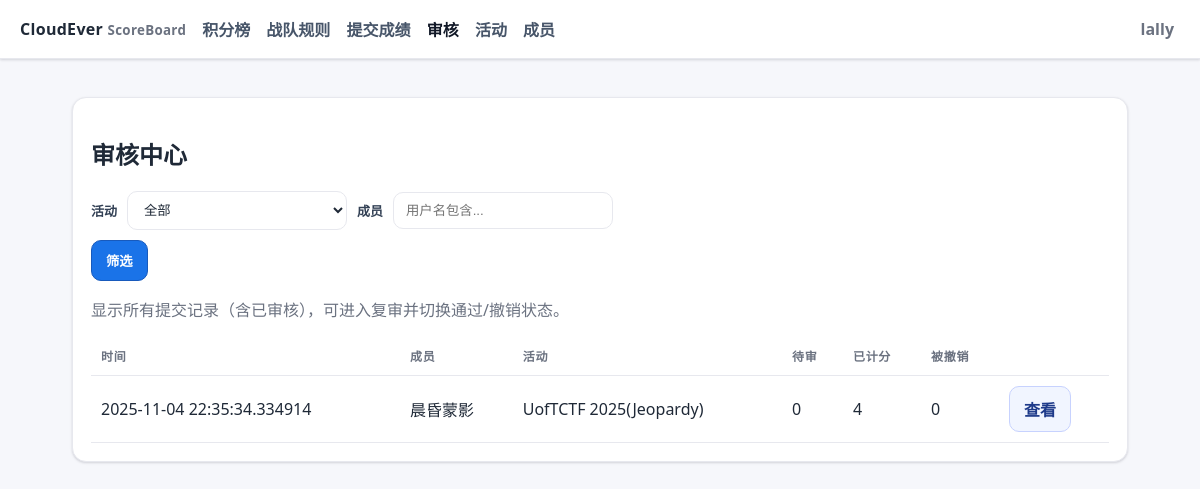
Screenshot of /admin/review (signed in) with the database file from the repository.
### ceboard/models.py (models this page shows)
class User(Base):
    __tablename__ = "users"
    id = Column(Integer, primary_key=True)
    username = Column(String, unique=True, nullable=False)
    password_hash = Column(String, nullable=False)
    role = Column(String, default="member")  # 'admin' | 'reviewer' | 'member'
    team_type = Column(String, default="sub")  # 'main' or 'sub'
    is_active = Column(Boolean, default=True)
    is_deleted = Column(Boolean, default=False)
    avatar_filename = Column(String, nullable=True)
    submissions = relationship("Submission", back_populates="user")

class SubmissionItem(Base):
    __tablename__ = "submission_items"
    id = Column(Integer, primary_key=True)
    submission_id = Column(Integer, ForeignKey("submissions.id"), nullable=False)
    challenge_id = Column(Integer, ForeignKey("challenges.id"), nullable=False)
    approved = Column(Boolean, default=False)
    revoked = Column(Boolean, default=False)
    created_at = Column(DateTime(timezone=True), default=lambda: datetime.now(TZ))
    submission = relationship("Submission", back_populates="items")
    challenge = relationship("Challenge")

class Submission(Base):
    __tablename__ = "submissions"
    id = Column(Integer, primary_key=True)
    user_id = Column(Integer, ForeignKey("users.id"), nullable=False)
    event_id = Column(Integer, ForeignKey("events.id"), nullable=False)
    created_at = Column(DateTime(timezone=True), default=lambda: datetime.now(TZ))
    wp_url = Column(String, nullable=True)
    wp_md = Column(Text, nullable=True)
    manual_points = Column(Float, nullable=True)  # 管理员在审核时手动设定的总分（优先级高于题目累计）
    is_deleted = Column(Boolean, default=False)
    user = relationship("User", back_populates="submissions")
    event = relationship("Event", back_populates="submissions")
    items = relationship("SubmissionItem", back_populates="submission", cascade="all,delete-orphan")

class Event(Base):
    __tablename__ = "events"
    id = Column(Integer, primary_key=True)
    name = Column(String, nullable=False)
    start_time = Column(DateTime(timezone=True))
    end_time = Column(DateTime(timezone=True))
    weight = Column(Float, default=1.0)
    is_reproduction = Column(Boolean, default=False)
    is_active = Column(Boolean, default=True)
    allow_wp_only = Column(Boolean, default=False)  # 允许仅提交WP，由管理员在审核时手动给分
    is_deleted = Column(Boolean, default=False)
    event_type_id = Column(Integer, ForeignKey("event_types.id"), nullable=True)
    challenges = relationship("Challenge", back_populates="event", cascade="all,delete")
    submissions = relationship("Submission", back_populates="event")
    event_type = relationship("EventType")

### ceboard/routers/admin.py (the view)
@router.get("/admin/review", response_class=HTMLResponse)
def admin_review_list(request: Request, db = Depends(get_db), current_user = Depends(get_current_user)):
    require_admin_or_reviewer(current_user)
    event_id = request.query_params.get("event_id")
    q = (request.query_params.get("q") or "").strip()
    sub_q = db.query(Submission).filter(Submission.is_deleted == False)
    if event_id and event_id.isdigit():
        sub_q = sub_q.filter(Submission.event_id == int(event_id))
    subs = sub_q.all()
    rows = []
    for s in subs:
        if q and s.user and (q.lower() not in s.user.username.lower()):
            continue
        pending = sum(1 for it in s.items if not it.approved)
        ok = sum(1 for it in s.items if it.approved and not it.revoked)
        rev = sum(1 for it in s.items if it.revoked)
        rows.append({
            "sub_id": s.id,
            "created_at": s.created_at,
            "username": s.user.username if s.user else f"uid:{s.user_id}",
            "event_name": s.event.name if s.event else "—",
            "pending": pending,
            "ok": ok,
            "rev": rev,
        })
    rows.sort(key=lambda r: r["created_at"], reverse=True)
    events = db.query(Event).filter(Event.is_deleted == False).order_by(Event.id.desc()).all()
    eid = int(event_id) if event_id and event_id.isdigit() else None
    return render_template("admin_review.html", title="审核中心", current_user=current_user, rows=rows, events=events, event_id=eid, q=q)

### templates/admin_review.html (shortened to what this page needs)
{% extends 'base.html' %}
{% block content %}
<div class="card">
  <h2>审核中心</h2>
  <div class="row">
    <form class="row" method="get" action="/admin/review">
      <label>活动</label>
      <select name="event_id" style="max-width:220px">
        <option value="">全部</option>
      </select>
      <label>成员</label>
      <input name="q" placeholder="用户名包含..." value="{{ q or '' }}" style="max-width:220px" />
      <button class="btn" type="submit">筛选</button>
    </form>
  </div>
  <p class="muted">显示所有提交记录（含已审核），可进入复审并切换通过/撤销状态。</p>
  <table>
    <thead><tr><th>时间</th><th>成员</th><th>活动</th><th>待审</th><th>已计分</th><th>被撤销</th><th></th></tr></thead>
    <tbody>
    {% for r in rows %}
      <tr>
        <td>{{ r.created_at }}</td>
        <td>{{ r.username }}</td>
        <td>{{ r.event_name }}</td>
        <td>{{ r.pending }}</td>
        <td>{{ r.ok }}</td>
        <td>{{ r.rev }}</td>
        <td><a class="btn secondary" href="/admin/review/{{ r.sub_id }}">查看</a></td>
      </tr>
    {% else %}
      <tr><td colspan="7" class="muted">暂无提交</td></tr>
    {% endfor %}
    </tbody>
  </table>
</div>
{% endblock %}

### templates/base.html (shortened to what this page needs)
<!doctype html>
<html lang="zh-CN">
<head>
</head>
<body>
  <header>
    <div class="brand">CloudEver <small>ScoreBoard</small></div>
    <div class="nav">
  <a href="/">积分榜</a>
      <a href="/rules">战队规则</a>
      <a href="/submit">提交成绩</a>
      {% if current_user and (current_user.role == 'admin' or current_user.role == 'reviewer') %}
        <a href="/admin/review">审核</a>
        <a href="/admin/events">活动</a>
      {% endif %}
      {% if current_user and (current_user.role == 'admin' or current_user.role == 'reviewer') %}
        <a href="/admin/users">成员</a>
      {% endif %}
    </div>
    <div style="margin-left:auto">
      {% if current_user %}
        <div class="user-menu" id="userMenu">
          <div class="user-trigger" id="userTrigger">
            <span class="muted" style="font-weight:600">{{ current_user.username }}</span>
          </div>
        </div>
      {% else %}
        <a class="btn secondary" href="/auth/login">登录</a>
        <a class="btn" style="margin-left:8px" href="/auth/register">注册</a>
      {% endif %}
    </div>
  </header>
  <div class="wrap">
    {% block content %}{% endblock %}
  </div>
</body>
</html>

### templates/base.html (style rules this page uses)
:root { --bg:#f6f7fb; --surface:#ffffff; --border:#e7e8ee; --text:#1f2937; --muted:#6b7280; --accent:#1a73e8; --accent-2:#185abc; --success:#16a34a; --warn:#e11d48; --shadow:0 1px 2px rgba(16,24,40,.06), 0 1px 3px rgba(16,24,40,.1); }
* { box-sizing:border-box }
html,body { height:100% }
body { font-family: ui-sans-serif, system-ui, -apple-system, Segoe UI, Roboto, 'Noto Sans SC', Arial; margin:0; color:var(--text); background:var(--bg); }
header { position:sticky; top:0; z-index:10; display:flex; align-items:center; gap:16px; padding:12px 20px; background:var(--surface); border-bottom:1px solid var(--border); box-shadow: var(--shadow); }
.brand { font-weight:800; letter-spacing:.3px }
.brand small { color:var(--muted); font-weight:600 }
.nav a { margin-right:12px; color:#475569; text-decoration:none; font-weight:600; padding:8px 0 }
.nav a.active { color:#111827 }
.wrap { max-width:1100px; margin:0 auto; padding:24px 22px }
.card { position:relative; margin:14px 0; padding:18px 18px; background:var(--surface); border:1px solid var(--border); border-radius:14px; box-shadow: var(--shadow); }
.row { display:flex; gap:10px; align-items:center; flex-wrap:wrap }
.muted { color:var(--muted) }
a { color:var(--accent); text-decoration:none }
.btn { display:inline-flex; align-items:center; justify-content:center; gap:8px; background:var(--accent); color:#fff; font-weight:700; border:1px solid var(--accent-2); padding:10px 14px; border-radius:10px; cursor:pointer }
.btn.secondary { background:#f1f5ff; color:#1e3a8a; border:1px solid #c7d2fe }
input,select,textarea { width:100%; padding:10px 12px; border-radius:10px; border:1px solid var(--border); background:#fff; color:var(--text) }
label { font-weight:700; font-size:13px; color:#334155 }
table { width:100%; border-collapse:separate; border-spacing:0; background:#fff }
thead th { font-size:12px; text-transform:uppercase; letter-spacing:.06em; color:#6b7280 }
th,td { padding:10px 10px; border-bottom:1px solid var(--border); text-align:left }
.user-menu { position:relative }
.user-trigger { display:flex; align-items:center; gap:8px; padding:6px; border-radius:999px; cursor:pointer }

### rows the page displays
User: username "lally"
SubmissionItem: created_at "2025-11-04 22:35:34.334914", username "晨昏蒙影", event_name "UofTCTF 2025(Jeopardy)", pending "0", ok "4", rev "0"
